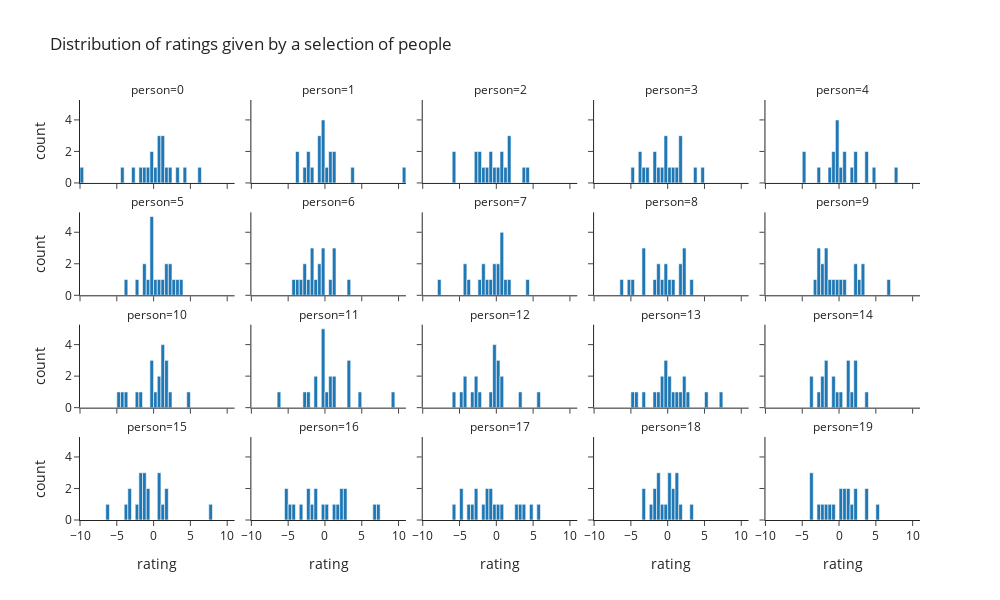

The notebook cell this image was saved under:
### Markdown cell above
Visualising ratings given by a selection of individual participants in a similar way, we can see the nature of the distributions of ratings does not behave in the same way as the distributions per chocolate. This is a result of the fact that no individual level variation is assumed in the generative model, i.e. that all people are rating chocolates on a scale that is invariant to the population level scale (implicitly assumed to be their own private appeal rating scale bounded by how bad or good they consider it possible for a chocolate to be). So the ratings given by individuals tend to be spread across the appeal scale largeley within the bounds pf -2 to +2.

### Code cell
sim_viz.plot_ratings(facet_col='person',
                     facets_limit={'var': 'person',
                                   'records': 20},
                     title='Distribution of ratings given by a selection of people')

### Figure 1 — Plotly figure (JSON) as saved in the notebook; plotly's stock layout.template omitted (floating-point values rounded to 4 significant figures)
{"data": [{"alignmentgroup": "True", "bingroup": "x", "hovertemplate": "person=0<br>rating=%{x}<br>count=%{y}<extra></extra>", "legendgroup": "", "marker": {"color": "#1F77B4", "pattern": {"shape": ""}}, "name": "", "offsetgroup": "", "orientation": "v", "showlegend": false, "type": "histogram", "x": [1.469, 2.121, 6.016, -1.3, 0.3292, 1.446, -2.559, -0.1794, -9.589, 4.217, 0.8618, 1.385, 1.74, 0.6592, -4.229, -0.9202, 0.8849, -0.2475, 3.213, -1.683], "xaxis": "x16", "yaxis": "y16"}, {"alignmentgroup": "True", "bingroup": "x", "hovertemplate": "person=1<br>rating=%{x}<br>count=%{y}<extra></extra>", "legendgroup": "", "marker": {"color": "#1F77B4", "pattern": {"shape": ""}}, "name": "", "offsetgroup": "", "orientation": "v", "showlegend": false, "type": "histogram", "x": [0.5349, 1.494, 3.585, 1.176, -1.573, -0.6813, -0.07262, -2.221, -3.637, -0.5732, -0.1516, -2.173, -2.562, 0.1818, -0.0888, -3.526, 0.975, -0.4764, 10.82, -0.5776], "xaxis": "x17", "yaxis": "y17"}, {"alignmentgroup": "True", "bingroup": "x", "hovertemplate": "person=2<br>rating=%{x}<br>count=%{y}<extra></extra>", "legendgroup": "", "marker": {"color": "#1F77B4", "pattern": {"shape": ""}}, "name": "", "offsetgroup": "", "orientation": "v", "showlegend": false, "type": "histogram", "x": [1.869, 1.644, -5.945, -2.127, -0.4639, 1.958, -2.958, 0.4844, 4.37, -1.95, 3.769, -0.5296, -5.965, 0.89, 1.472, -0.7278, -2.657, 0.9991, -1.428, -2.481], "xaxis": "x18", "yaxis": "y18"}, {"alignmentgroup": "True", "bingroup": "x", "hovertemplate": "person=3<br>rating=%{x}<br>count=%{y}<extra></extra>", "legendgroup": "", "marker": {"color": "#1F77B4", "pattern": {"shape": ""}}, "name": "", "offsetgroup": "", "orientation": "v", "showlegend": false, "type": "histogram", "x": [1.623, 1.897, 4.77, -1.617, -2.821, -4.555, -3.386, 0.933, -3.655, 3.87, -0.01482, -1.462, 1.607, 1.105, -0.6215, -1.757, -0.4373, -0.1466, -3.541, 0.3116], "xaxis": "x19", "yaxis": "y19"}, {"alignmentgroup": "True", "bingroup": "x", "hovertemplate": "person=4<br>rating=%{x}<br>count=%{y}<extra></extra>", "legendgroup": "", "marker": {"color": "#1F77B4", "pattern": {"shape": ""}}, "name": "", "offsetgroup": "", "orientation": "v", "showlegend": false, "type": "histogram", "x": [2.028, 2.057, 3.849, -4.751, -0.4763, 0.4328, -0.5418, -1.085, 7.959, 3.695, -4.961, -2.575, 4.954, -0.3632, -0.1129, 0.9629, -0.5315, 1.636, 0.5672, -0.1721], "xaxis": "x20", "yaxis": "y20"}, {"alignmentgroup": "True", "bingroup": "x", "hovertemplate": "person=5<br>rating=%{x}<br>count=%{y}<extra></extra>", "legendgroup": "", "marker": {"color": "#1F77B4", "pattern": {"shape": ""}}, "name": "", "offsetgroup": "", "orientation": "v", "showlegend": false, "type": "histogram", "x": [-1.276, 3.141, -0.2695, -2.19, 1.093, 3.699, 2.54, 1.984, 0.7652, 1.85, -0.05406, -3.519, 0.06474, 2.439, -0.1141, -0.208, -0.5921, 2.122, -0.3713, -1.318], "xaxis": "x11", "yaxis": "y11"}, {"alignmentgroup": "True", "bingroup": "x", "hovertemplate": "person=6<br>rating=%{x}<br>count=%{y}<extra></extra>", "legendgroup": "", "marker": {"color": "#1F77B4", "pattern": {"shape": ""}}, "name": "", "offsetgroup": "", "orientation": "v", "showlegend": false, "type": "histogram", "x": [0.7652, 1.069, -4.268, -1.568, -3.518, -2.107, -1.588, -1.876, -0.403, -0.8606, -1.137, -0.6044, 1.36, 3.035, -2.856, -2.94, -3.439, -0.3786, 1.196, -0.03385], "xaxis": "x12", "yaxis": "y12"}, {"alignmentgroup": "True", "bingroup": "x", "hovertemplate": "person=7<br>rating=%{x}<br>count=%{y}<extra></extra>", "legendgroup": "", "marker": {"color": "#1F77B4", "pattern": {"shape": ""}}, "name": "", "offsetgroup": "", "orientation": "v", "showlegend": false, "type": "histogram", "x": [1.475, 0.6096, 4.261, -4.31, -0.9742, 1.849, 0.2976, -1.721, -7.74, -0.06108, -2.24, 0.8497, -3.581, 0.6977, -1.841, -0.4209, -1.425, 0.4166, -4.098, 0.6841], "xaxis": "x13", "yaxis": "y13"}, {"alignmentgroup": "True", "bingroup": "x", "hovertemplate": "person=8<br>rating=%{x}<br>count=%{y}<extra></extra>", "legendgroup": "", "marker": {"color": "#1F77B4", "pattern": {"shape": ""}}, "name": "", "offsetgroup": "", "orientation": "v", "showlegend": false, "type": "histogram", "x": [1.866, 2.364, -5.381, -1.901, -0.2458, -3.335, -0.447, 2.04, -3.392, 3.086, -0.9844, -4.729, -3.436, 0.05782, -1.072, -6.103, -1.028, 2.22, 0.6935, 1.879], "xaxis": "x14", "yaxis": "y14"}, {"alignmentgroup": "True", "bingroup": "x", "hovertemplate": "person=9<br>rating=%{x}<br>count=%{y}<extra></extra>", "legendgroup": "", "marker": {"color": "#1F77B4", "pattern": {"shape": ""}}, "name": "", "offsetgroup": "", "orientation": "v", "showlegend": false, "type": "histogram", "x": [-1.28, 2.041, 6.567, 0.7653, -0.2864, -2.143, -1.81, -1.575, 3.136, 3.436, -1.961, -0.5727, 2.552, 2.061, 0.2007, -3.132, -2.685, -2.2, -2.959, -2.874], "xaxis": "x15", "yaxis": "y15"}, {"alignmentgroup": "True", "bingroup": "x", "hovertemplate": "person=10<br>rating=%{x}<br>count=%{y}<extra></extra>", "legendgroup": "", "marker": {"color": "#1F77B4", "pattern": {"shape": ""}}, "name": "", "offsetgroup": "", "orientation": "v", "showlegend": false, "type": "histogram", "x": [1.186, -0.3088, 1.967, 0.6359, -1.716, -4.503, -2.166, -3.695, 2.153, 1.099, 1.134, -0.1553, -0.3518, 1.839, 1.293, -4.012, 4.543, 0.1886, 1.856, 0.7858], "xaxis": "x6", "yaxis": "y6"}, {"alignmentgroup": "True", "bingroup": "x", "hovertemplate": "person=11<br>rating=%{x}<br>count=%{y}<extra></extra>", "legendgroup": "", "marker": {"color": "#1F77B4", "pattern": {"shape": ""}}, "name": "", "offsetgroup": "", "orientation": "v", "showlegend": false, "type": "histogram", "x": [-0.2166, 1.444, 4.778, -0.3689, -2.855, 0.8138, -1.023, 0.9, 9.353, 1.266, 0.4638, -6.391, -2.251, 3.472, -0.2884, 3.061, -0.1841, -1.473, 3.006, -0.055], "xaxis": "x7", "yaxis": "y7"}, {"alignmentgroup": "True", "bingroup": "x", "hovertemplate": "person=12<br>rating=%{x}<br>count=%{y}<extra></extra>", "legendgroup": "", "marker": {"color": "#1F77B4", "pattern": {"shape": ""}}, "name": "", "offsetgroup": "", "orientation": "v", "showlegend": false, "type": "histogram", "x": [0.2939, 0.8885, 0.09605, -3.159, -4.569, -0.0009143, -2.356, -2.752, -5.799, 3.24, -0.06238, 5.733, 0.1029, -4.196, -0.2688, 0.9819, -4.002, -2.83, -0.08792, -0.5844], "xaxis": "x8", "yaxis": "y8"}, {"alignmentgroup": "True", "bingroup": "x", "hovertemplate": "person=13<br>rating=%{x}<br>count=%{y}<extra></extra>", "legendgroup": "", "marker": {"color": "#1F77B4", "pattern": {"shape": ""}}, "name": "", "offsetgroup": "", "orientation": "v", "showlegend": false, "type": "histogram", "x": [-0.08086, 2.063, 7.463, -4.613, -1.12, -4.362, -3.018, -0.2161, 5.44, 1.547, -0.678, -1.736, -0.6274, 2.616, 1.461, 0.9881, -0.00755, 0.4687, 2.035, 0.2968], "xaxis": "x9", "yaxis": "y9"}, {"alignmentgroup": "True", "bingroup": "x", "hovertemplate": "person=14<br>rating=%{x}<br>count=%{y}<extra></extra>", "legendgroup": "", "marker": {"color": "#1F77B4", "pattern": {"shape": ""}}, "name": "", "offsetgroup": "", "orientation": "v", "showlegend": false, "type": "histogram", "x": [-0.7444, 1.421, -0.9218, 2.006, -2.893, -1.914, -1.888, -2.324, -2.238, 2.296, 0.002026, 1.19, 3.521, -1.564, -3.818, 1.69, -3.752, -0.3387, 2.229, 1.132], "xaxis": "x10", "yaxis": "y10"}, {"alignmentgroup": "True", "bingroup": "x", "hovertemplate": "person=15<br>rating=%{x}<br>count=%{y}<extra></extra>", "legendgroup": "", "marker": {"color": "#1F77B4", "pattern": {"shape": ""}}, "name": "", "offsetgroup": "", "orientation": "v", "showlegend": false, "type": "histogram", "x": [1.365, 1.75, -1.932, -3.182, 0.6044, -1.144, -1.99, -1.424, -3.845, 1.585, 7.578, -0.9768, -2.219, 0.5803, -3.012, -6.285, -0.8121, -1.735, -1.42, 0.5883], "xaxis": "x", "yaxis": "y"}, {"alignmentgroup": "True", "bingroup": "x", "hovertemplate": "person=16<br>rating=%{x}<br>count=%{y}<extra></extra>", "legendgroup": "", "marker": {"color": "#1F77B4", "pattern": {"shape": ""}}, "name": "", "offsetgroup": "", "orientation": "v", "showlegend": false, "type": "histogram", "x": [-0.3847, 2.201, 1.812, -1.707, -2.057, -5.453, 2.162, -1.248, 6.692, 1.426, -1.311, -4.223, 7.035, 2.523, -3.462, -2.109, -5.386, 2.519, -4.896, 0.07594], "xaxis": "x2", "yaxis": "y2"}, {"alignmentgroup": "True", "bingroup": "x", "hovertemplate": "person=17<br>rating=%{x}<br>count=%{y}<extra></extra>", "legendgroup": "", "marker": {"color": "#1F77B4", "pattern": {"shape": ""}}, "name": "", "offsetgroup": "", "orientation": "v", "showlegend": false, "type": "histogram", "x": [3.11, 2.597, -1.216, -1.608, -1.35, -4.782, -0.5985, 0.1228, 3.763, 4.799, 0.8835, -4.51, 5.913, -0.3667, -3.599, -5.771, -2.99, -2.564, -3.272, -0.7193], "xaxis": "x3", "yaxis": "y3"}, {"alignmentgroup": "True", "bingroup": "x", "hovertemplate": "person=18<br>rating=%{x}<br>count=%{y}<extra></extra>", "legendgroup": "", "marker": {"color": "#1F77B4", "pattern": {"shape": ""}}, "name": "", "offsetgroup": "", "orientation": "v", "showlegend": false, "type": "histogram", "x": [0.4543, 0.4709, -3.446, -3.439, 1.013, 1.162, -1.664, -0.6554, 0.4721, 0.9109, -1.973, -1.286, 1.401, -0.00554, -2.029, 1.641, 0.6879, -1.184, 3.214, -1.395], "xaxis": "x4", "yaxis": "y4"}, {"alignmentgroup": "True", "bingroup": "x", "hovertemplate": "person=19<br>rating=%{x}<br>count=%{y}<extra></extra>", "legendgroup": "", "marker": {"color": "#1F77B4", "pattern": {"shape": ""}}, "name": "", "offsetgroup": "", "orientation": "v", "showlegend": false, "type": "histogram", "x": [0.04616, 1.144, -3.687, 1.883, -2.622, -3.585, -1.012, 0.09944, 3.687, 1.078, 2.186, 5.258, -3.765, 3.666, 0.9153, 0.5763, -2.354, -1.534, 2.483, -0.9847], "xaxis": "x5", "yaxis": "y5"}], "layout": {"annotations": [{"font": {}, "showarrow": false, "text": "person=15", "x": 0.092, "xanchor": "center", "xref": "paper", "y": 0.1975, "yanchor": "bottom", "yref": "paper"}, {"font": {}, "showarrow": false, "text": "person=16", "x": 0.296, "xanchor": "center", "xref": "paper", "y": 0.1975, "yanchor": "bottom", "yref": "paper"}, {"font": {}, "showarrow": false, "text": "person=17", "x": 0.5, "xanchor": "center", "xref": "paper", "y": 0.1975, "yanchor": "bottom", "yref": "paper"}, {"font": {}, "showarrow": false, "text": "person=18", "x": 0.704, "xanchor": "center", "xref": "paper", "y": 0.1975, "yanchor": "bottom", "yref": "paper"}, {"font": {}, "showarrow": false, "text": "person=19", "x": 0.908, "xanchor": "center", "xref": "paper", "y": 0.1975, "yanchor": "bottom", "yref": "paper"}, {"font": {}, "showarrow": false, "text": "person=10", "x": 0.092, "xanchor": "center", "xref": "paper", "y": 0.465, "yanchor": "bottom", "yref": "paper"}, {"font": {}, "showarrow": false, "text": "person=11", "x": 0.296, "xanchor": "center", "xref": "paper", "y": 0.465, "yanchor": "bottom", "yref": "paper"}, {"font": {}, "showarrow": false, "text": "person=12", "x": 0.5, "xanchor": "center", "xref": "paper", "y": 0.465, "yanchor": "bottom", "yref": "paper"}, {"font": {}, "showarrow": false, "text": "person=13", "x": 0.704, "xanchor": "center", "xref": "paper", "y": 0.465, "yanchor": "bottom", "yref": "paper"}, {"font": {}, "showarrow": false, "text": "person=14", "x": 0.908, "xanchor": "center", "xref": "paper", "y": 0.465, "yanchor": "bottom", "yref": "paper"}, {"font": {}, "showarrow": false, "text": "person=5", "x": 0.092, "xanchor": "center", "xref": "paper", "y": 0.7325, "yanchor": "bottom", "yref": "paper"}, {"font": {}, "showarrow": false, "text": "person=6", "x": 0.296, "xanchor": "center", "xref": "paper", "y": 0.7325, "yanchor": "bottom", "yref": "paper"}, {"font": {}, "showarrow": false, "text": "person=7", "x": 0.5, "xanchor": "center", "xref": "paper", "y": 0.7325, "yanchor": "bottom", "yref": "paper"}, {"font": {}, "showarrow": false, "text": "person=8", "x": 0.704, "xanchor": "center", "xref": "paper", "y": 0.7325, "yanchor": "bottom", "yref": "paper"}, {"font": {}, "showarrow": false, "text": "person=9", "x": 0.908, "xanchor": "center", "xref": "paper", "y": 0.7325, "yanchor": "bottom", "yref": "paper"}, {"font": {}, "showarrow": false, "text": "person=0", "x": 0.092, "xanchor": "center", "xref": "paper", "y": 1, "yanchor": "bottom", "yref": "paper"}, {"font": {}, "showarrow": false, "text": "person=1", "x": 0.296, "xanchor": "center", "xref": "paper", "y": 1, "yanchor": "bottom", "yref": "paper"}, {"font": {}, "showarrow": false, "text": "person=2", "x": 0.5, "xanchor": "center", "xref": "paper", "y": 1, "yanchor": "bottom", "yref": "paper"}, {"font": {}, "showarrow": false, "text": "person=3", "x": 0.704, "xanchor": "center", "xref": "paper", "y": 1, "yanchor": "bottom", "yref": "paper"}, {"font": {}, "showarrow": false, "text": "person=4", "x": 0.908, "xanchor": "center", "xref": "paper", "y": 1, "yanchor": "bottom", "yref": "paper"}], "barmode": "relative", "height": 600, "legend": {"tracegroupgap": 0}, "title": {"text": "Distribution of ratings given by a selection of people"}, "width": 1000, "xaxis": {"anchor": "y", "domain": [0, 0.184], "title": {"text": "rating"}}, "xaxis10": {"anchor": "y10", "domain": [0.816, 1], "matches": "x", "showticklabels": false}, "xaxis11": {"anchor": "y11", "domain": [0, 0.184], "matches": "x", "showticklabels": false}, "xaxis12": {"anchor": "y12", "domain": [0.204, 0.388], "matches": "x", "showticklabels": false}, "xaxis13": {"anchor": "y13", "domain": [0.408, 0.592], "matches": "x", "showticklabels": false}, "xaxis14": {"anchor": "y14", "domain": [0.612, 0.796], "matches": "x", "showticklabels": false}, "xaxis15": {"anchor": "y15", "domain": [0.816, 1], "matches": "x", "showticklabels": false}, "xaxis16": {"anchor": "y16", "domain": [0, 0.184], "matches": "x", "showticklabels": false}, "xaxis17": {"anchor": "y17", "domain": [0.204, 0.388], "matches": "x", "showticklabels": false}, "xaxis18": {"anchor": "y18", "domain": [0.408, 0.592], "matches": "x", "showticklabels": false}, "xaxis19": {"anchor": "y19", "domain": [0.612, 0.796], "matches": "x", "showticklabels": false}, "xaxis2": {"anchor": "y2", "domain": [0.204, 0.388], "matches": "x", "title": {"text": "rating"}}, "xaxis20": {"anchor": "y20", "domain": [0.816, 1], "matches": "x", "showticklabels": false}, "xaxis3": {"anchor": "y3", "domain": [0.408, 0.592], "matches": "x", "title": {"text": "rating"}}, "xaxis4": {"anchor": "y4", "domain": [0.612, 0.796], "matches": "x", "title": {"text": "rating"}}, "xaxis5": {"anchor": "y5", "domain": [0.816, 1], "matches": "x", "title": {"text": "rating"}}, "xaxis6": {"anchor": "y6", "domain": [0, 0.184], "matches": "x", "showticklabels": false}, "xaxis7": {"anchor": "y7", "domain": [0.204, 0.388], "matches": "x", "showticklabels": false}, "xaxis8": {"anchor": "y8", "domain": [0.408, 0.592], "matches": "x", "showticklabels": false}, "xaxis9": {"anchor": "y9", "domain": [0.612, 0.796], "matches": "x", "showticklabels": false}, "yaxis": {"anchor": "x", "domain": [0, 0.1975], "title": {"text": "count"}}, "yaxis10": {"anchor": "x10", "domain": [0.2675, 0.465], "matches": "y", "showticklabels": false}, "yaxis11": {"anchor": "x11", "domain": [0.535, 0.7325], "matches": "y", "title": {"text": "count"}}, "yaxis12": {"anchor": "x12", "domain": [0.535, 0.7325], "matches": "y", "showticklabels": false}, "yaxis13": {"anchor": "x13", "domain": [0.535, 0.7325], "matches": "y", "showticklabels": false}, "yaxis14": {"anchor": "x14", "domain": [0.535, 0.7325], "matches": "y", "showticklabels": false}, "yaxis15": {"anchor": "x15", "domain": [0.535, 0.7325], "matches": "y", "showticklabels": false}, "yaxis16": {"anchor": "x16", "domain": [0.8025, 1], "matches": "y", "title": {"text": "count"}}, "yaxis17": {"anchor": "x17", "domain": [0.8025, 1], "matches": "y", "showticklabels": false}, "yaxis18": {"anchor": "x18", "domain": [0.8025, 1], "matches": "y", "showticklabels": false}, "yaxis19": {"anchor": "x19", "domain": [0.8025, 1], "matches": "y", "showticklabels": false}, "yaxis2": {"anchor": "x2", "domain": [0, 0.1975], "matches": "y", "showticklabels": false}, "yaxis20": {"anchor": "x20", "domain": [0.8025, 1], "matches": "y", "showticklabels": false}, "yaxis3": {"anchor": "x3", "domain": [0, 0.1975], "matches": "y", "showticklabels": false}, "yaxis4": {"anchor": "x4", "domain": [0, 0.1975], "matches": "y", "showticklabels": false}, "yaxis5": {"anchor": "x5", "domain": [0, 0.1975], "matches": "y", "showticklabels": false}, "yaxis6": {"anchor": "x6", "domain": [0.2675, 0.465], "matches": "y", "title": {"text": "count"}}, "yaxis7": {"anchor": "x7", "domain": [0.2675, 0.465], "matches": "y", "showticklabels": false}, "yaxis8": {"anchor": "x8", "domain": [0.2675, 0.465], "matches": "y", "showticklabels": false}, "yaxis9": {"anchor": "x9", "domain": [0.2675, 0.465], "matches": "y", "showticklabels": false}}}
